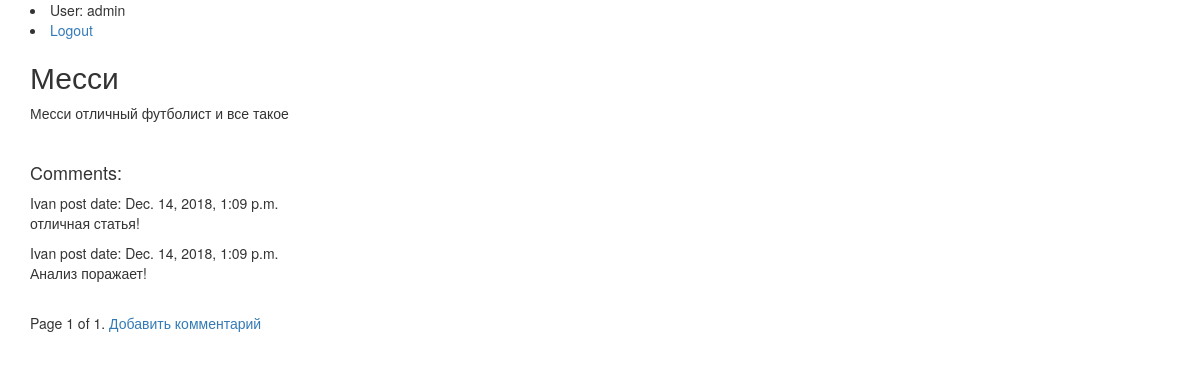
The page /blog/posts/1/ (signed in) on the database its author committed.
### blog/models.py (models this page shows, shortened)
class Post(models.Model):
    user_id = models.ForeignKey(User, on_delete=models.PROTECT)
    blog_id = models.ForeignKey(Blogg, on_delete=models.PROTECT)
    headline = models.CharField('headline', max_length=60)
    text = models.TextField('text', max_length=600)
    pub_date = models.DateTimeField('pub date', auto_now_add=True)
    views = models.IntegerField('views', default = 0)
    hidden = models.BooleanField('hidden', default=False)

class Comment(models.Model):
    comment_text = models.TextField('comment', max_length=200)
    user_id = models.ForeignKey(User, on_delete=models.PROTECT)
    post_id = models.ForeignKey(Post, on_delete=models.PROTECT)
    pub_date = models.DateTimeField('pub date', auto_now_add=True)

### blog/views.py (the view)
# urls.py: path('posts/<int:pk>/',views.PostView.as_view(), name='post'),
class PostView(DetailView):
    model = Post
    template_name = 'blog/post.html'
    context_object_name = 'post'
    paginate_by = 3
    def comment_list(self):
        comments = self.object.comment_set.all().order_by('pub_date')
        paginator = Paginator(comments, 10)
        page = self.request.GET.get('page')
        return paginator.get_page(page)
    def get_context_data(self, **kwargs):
        context = super().get_context_data(**kwargs)
        pk = self.kwargs['pk']
        post_obj = Post.objects.get(id = pk)
        post_obj.views += 1
        post_obj.save()
        context['comments'] = self.comment_list
        context['post_edit_url'] = '/blog/posts/{}/post_edit'.format(Post.objects.get(id = pk).id)
        return context

### blog/templates/blog/post.html (shortened to what this page needs)
{% extends 'blog/base.html' %}
{% block content%}
<div class = "login">
{% if user.is_authenticated %}
     <li>User: {{ user.get_username }}</li>
     <li><a href="{% url 'blog:logout'%}?next={{request.path}}">Logout</a></li>
   {% else %}
     <li><a href="{% url 'blog:login'%}?next={{request.path}}">Login</a></li>
     <li><a href="{% url 'blog:registration' %}">Registrarion</a></li>
   {% endif %}
</div>
<h2>{{post.headline}}</h2>
<p>{{post.text}}</p>
<br>
<h4>Comments:</h4>
{% for comment in comments %}
    <span>{{comment.user_id}}</span>
    <span>post date: {{comment.pub_date}}</span>
    <p class = 'comment'>{{comment.comment_text}}</p>
{% endfor %}
<div class="pagination">
    <span class="step-links">
        <span class="current">
            Page {{ comments.number }} of {{ comments.paginator.num_pages }}.
        </span>
    </span>
</div>
<a href="{% url 'blog:comment_add' post.pk%}">Добавить комментарий</a>
{% endblock %}

### rows shown on the page
Post: headline "Месси", text "Месси отличный футболист и все такое", number "1", paginator.num_pages "1"
Comment: user_id "Ivan", pub_date "Dec. 14, 2018, 1:09 p.m.", comment_text "отличная статья!"
Comment: user_id "Ivan", pub_date "Dec. 14, 2018, 1:09 p.m.", comment_text "Анализ поражает!"

### other values the page prints
{{ user.get_username }} "admin"
